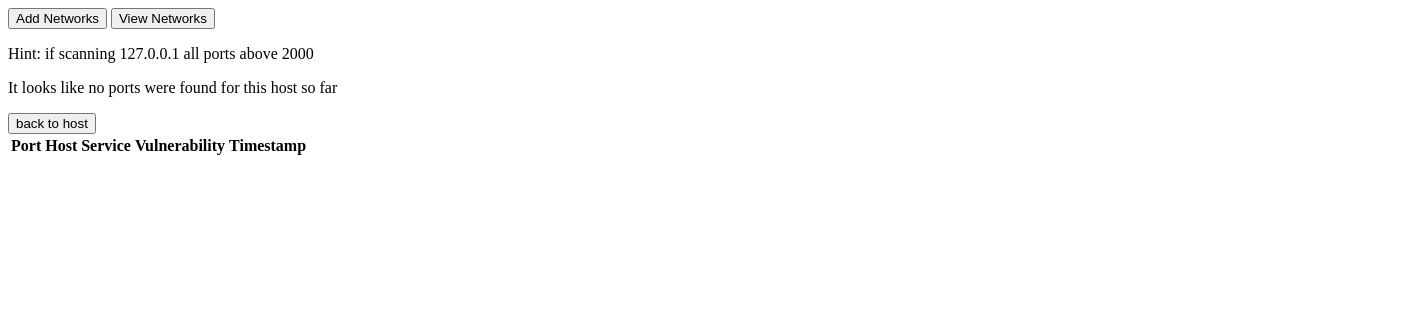
/results/2, run on an earlier commit of the app's database.
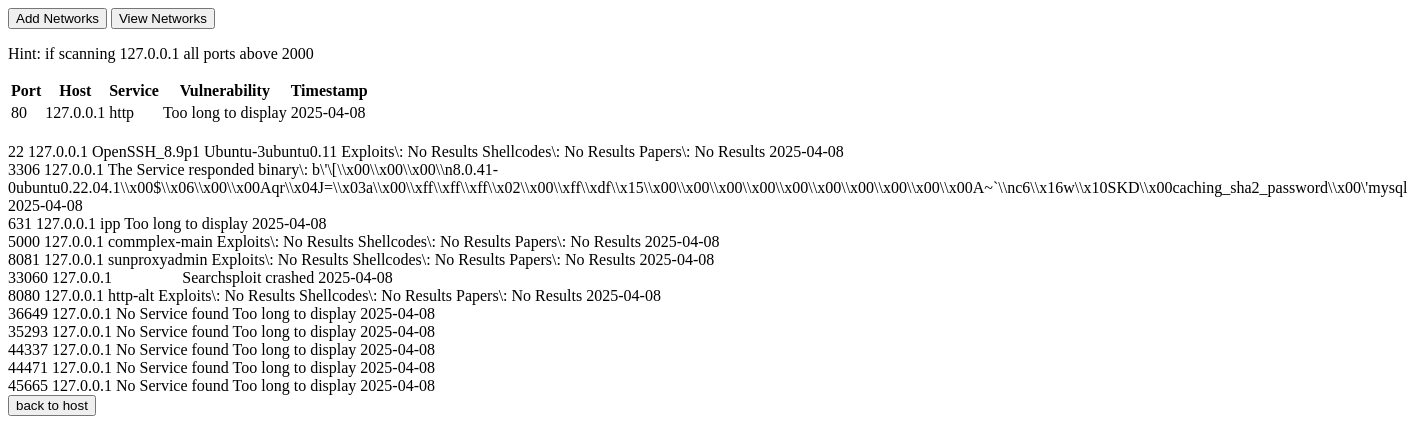
And on a later commit of the database.
### app/models/port.py (models this page shows)
class Port(db.Model):
    __tablename__ = 'ports'
    id = db.Column(db.Integer, primary_key=True, nullable=False)
    port = db.Column(db.Integer, nullable=False)
    service = db.Column(db.String)
    vulnerabilities = db.Column(db.String)
    last_found = db.Column(db.Date)
    host_id = db.Column(db.Integer, db.ForeignKey("hosts.id"), nullable=False)
    host = db.relationship('Host', back_populates='ports')

### app/models/host.py (models this page shows)
class Host(db.Model):
    __tablename__ = 'hosts'
    id = db.Column(db.Integer, primary_key=True, nullable=False, index=True)
    ip = db.Column(db.String, nullable=False)
    network_id = db.Column(db.Integer, db.ForeignKey("networks.id"),
                           nullable=False)
    network = db.relationship('Network', back_populates='hosts')
    ports = db.relationship('Port', back_populates='host',
                            cascade='all, delete-orphan')

### app/routes/host_routes.py (the view)
@host_blueprint.route('/results/<id>')
def get_results_of_host(id):
    id_as_str = validate(id)
    id_as_int:int = 0
    try:
        id_as_int = int(id_as_str)
    except ValueError:
        return 'invalid id', 400
    host = get_host_by_id(id_as_int)
    if not host:
        return 'Host not found', 404
    return render_template('results.html', css='', js='', host=host)

### app/repositories/host_repository.py (called while the page is built)
def get_host_by_id(id):
    host = Host.query.filter(Host.id == id).first()
    return host

### app/utils.py (called while the page is built)
def validate(text: str):
    output: str = text # make a local instance for changes
    for character in ('"<>|\\&(){}[];:' + "'"):
        if character in output:
            output = output.replace(character, '\\' + character) # escape characters
    return output

### app/templates/results.html (shortened to what this page needs)
{% extends 'base.html' %}
{% block body %}
<p>Hint: if scanning 127.0.0.1 all ports above 2000</p>
<table>
    <tr>
        <th>Port</th>
        <th>Host</th>
        <th>Service</th>
        <th>Vulnerability</th>
        <th>Timestamp</th>
    </tr>
    {% for port in host.ports %}
        <tr>
            <td>{{port.port}}</td>
            <td>{{host.ip}}</td>
            <td>{{port.service}}</td>
            <td>
            {% if port.vulnerabilities|length > 100 %}
                Too long to display
            {% else %}
                {{ port.vulnerabilities }}
            {% endif %}
            </td>
            <td>{{port.last_found}}</td>
        </tr>
</table>
<br>
{% endfor %}
    {% if not host.ports %}
        <p>It looks like no ports were found for this host so far</p>
    {% endif %}
    <button onclick="history.back()">back to host</button>
{% endblock %}

What changed in the data, as far as the page shows it:
now on this page (row edited): Port: port "80", service "http", shows "Too long to display", last_found "2025-04-08"
now on this page (row edited): Host: ip "127.0.0.1"
now on this page (row edited): Port: port "22", service "OpenSSH_8.9p1 Ubuntu-3ubuntu0.11", vulnerabilities "Exploits\\: No Results Shellcodes\\: No Results Papers\\: No Results", last_found "2025-04-08"
now on this page (row edited): Port: port "3306", service "The Service responded binary\\: b\\'\\[\\\\x00\\\\x00\\\\x00\\\\n8.0.41-0ubuntu0.22.04.1\\\\x00$\\\\x06\\\\x00\\\\x00Aqr\\\\x04J=\\\\x03a\\\\x00\\\\xff\\\\xff\\\\xff\\\\x02\\\\x00\\\\xff\\\\xdf\\\\x15\\\\x00\\\\x00\\\\x00\\\\x00\\\\x00\\\\x00\\\\x00\\\\x00\\\\x00\\\\x00A~`\\\\nc6\\\\x16w\\\\x10SKD\\\\x00caching_sha2_password\\\\x00\\'mysql", last_found "2025-04-08"
now on this page (row edited): Port: port "631", service "ipp", shows "Too long to display", last_found "2025-04-08"
now on this page (row edited): Port: port "5000", service "commplex-main", vulnerabilities "Exploits\\: No Results Shellcodes\\: No Results Papers\\: No Results", last_found "2025-04-08"
now on this page (row edited): Port: port "8081", service "sunproxyadmin", vulnerabilities "Exploits\\: No Results Shellcodes\\: No Results Papers\\: No Results", last_found "2025-04-08"
now on this page (row edited): Port: port "33060", vulnerabilities "Searchsploit crashed", last_found "2025-04-08"
now on this page (row edited): Port: port "8080", service "http-alt", vulnerabilities "Exploits\\: No Results Shellcodes\\: No Results Papers\\: No Results", last_found "2025-04-08"
now on this page (row edited): Port: port "36649", service "No Service found", shows "Too long to display", last_found "2025-04-08"
now on this page (row edited): Port: port "35293", service "No Service found", shows "Too long to display", last_found "2025-04-08"
now on this page (row edited): Port: port "44337", service "No Service found", shows "Too long to display", last_found "2025-04-08"
now on this page (row edited): Port: port "44471", service "No Service found", shows "Too long to display", last_found "2025-04-08"
now on this page (row edited): Port: port "45665", service "No Service found", shows "Too long to display", last_found "2025-04-08"
Also different on the page:
text no longer shown: "It looks like no ports were found for this host so far"
